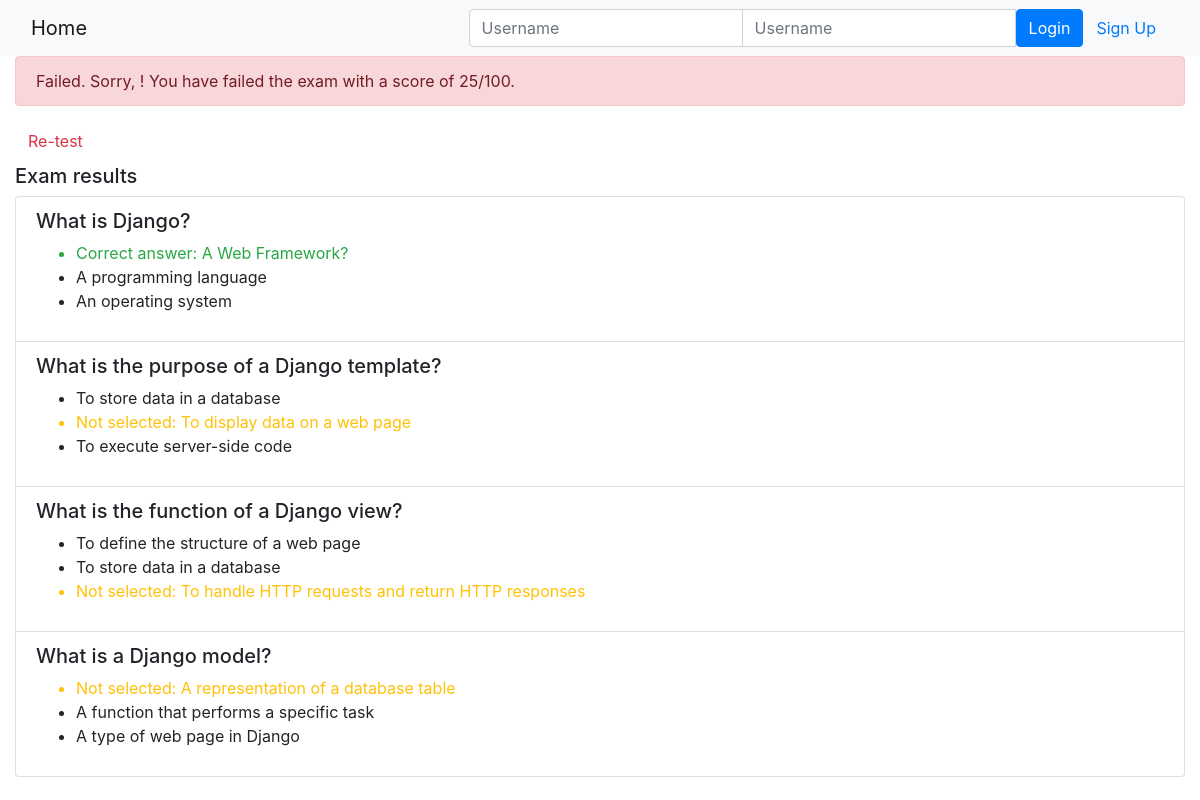
Page /onlinecourse/course/1/submission/1/result/ on the committed database.
### onlinecourse/models.py (models this page shows, shortened)
class Question(models.Model):
    question_text = models.CharField(max_length=200)
    grade = models.IntegerField(default=0)
    lesson = models.ForeignKey(Lesson, on_delete=models.CASCADE, default=1)
    def is_get_score(self, selected_ids):
        all_answers = self.choice_set.filter(is_correct=True).count()
        selected_correct = self.choice_set.filter(is_correct=True, id__in=selected_ids).count()
        if all_answers == selected_correct:
            return True
        else:
            return False

class Choice(models.Model):
    choice_text = models.TextField()
    is_correct = models.BooleanField(default=False)
    question = models.ForeignKey(Question, on_delete=models.CASCADE)

### onlinecourse/views.py (the view)
# urls.py: path('course/<int:course_id>/submission/<int:submission_id>/result/', views.show_exam_result, name='show_exam_result'),
def show_exam_result(request, course_id, submission_id):
    course = get_object_or_404(Course, pk=course_id)
    submission = get_object_or_404(Submission, pk=submission_id)
    total_score = 0
    questions = Question.objects.filter(lesson__course=course)
    selected_choices = submission.choices.all()
    for question in questions:
        if question.is_get_score(selected_choices):
            total_score += 25
    lesson = Lesson.objects.filter(course=course).first()
    context = {
        'course': course,
        'total_score': total_score,
        'selected_choices': selected_choices,
        'lesson': lesson,
        'questions': questions,
    }
    return render(request, 'onlinecourse/exam_result_bootstrap.html', context)

### onlinecourse/templates/onlinecourse/exam_result_bootstrap.html (shortened to what this page needs)
<!DOCTYPE html>
<html lang="en">
<head>
    {% load static %}
    <link rel="stylesheet" href="https://maxcdn.bootstrapcdn.com/bootstrap/4.5.2/css/bootstrap.min.css">
</head>
<body>
 <nav class="navbar navbar-light bg-light">
    <div class="container-fluid">
        <div class="navbar-header">
              <a class="navbar-brand" href="{% url 'onlinecourse:index' %}">Home</a>
        </div>
        <ul class="nav navbar-nav navbar-right">
            {% if user.is_authenticated %}
            <li>
                <a class="btn btn-link" href="#">{{ user.first_name }}({{ user.username }})</a>
                <a class="btn btn-link" href="{% url 'onlinecourse:logout' %}">Logout</a>
            </li>
            {% else %}
            <li>
                <form class="form-inline" action="{% url 'onlinecourse:login' %}" method="post">
                    <div class="input-group">
                        <input type="text" class="form-control" placeholder="Username" name="username" >
                        <input type="password" class="form-control" placeholder="Username" name="psw" >
                        <button class="btn btn-primary" type="submit">Login</button>
                        <a class="btn btn-link" href="{% url 'onlinecourse:registration' %}">Sign Up</a>
                    </div>
                </form>
            </li>
            {% endif %}
        </ul>
    </div>
</nav>
{% block content %}
<div class="container-fluid">
    {% if total_score >= lesson.pass_mark  %}
        <div class="alert alert-success">
            Congratulations, {{ request.user.username }}! You have passed the exam and completed the course with a score of {{ total_score }}/100.
        </div>
    {% else %}
        <div class="alert alert-danger">
            Failed. Sorry, {{ request.user.username }}! You have failed the exam with a score of {{ total_score }}/100.
        </div>
        <a class="btn btn-link text-danger" href="{% url 'onlinecourse:course_details' course.id %}">Re-test</a>
    {% endif %}
    <div class="card-columns-vertical mt-1">
        <h5 class="">Exam results</h5>
        <div class="list-group">
            {% for question in questions %}
                <div class="list-group-item">
                    <h5>{{ question.question_text }}</h5>
                    <ul>
                        {% for choice in question.choice_set.all %}
                            {% if choice in selected_choices %}
                                {% if choice.is_correct %}
                                    <li class="text-success">Correct answer: {{ choice.choice_text }}</li>
                                {% else %}
                                    <li class="text-danger">Incorrect answer: {{ choice.choice_text }}</li>
                                {% endif %}
                            {% else %}
                                {% if choice.is_correct %}
                                    <li class="text-warning">Not selected: {{ choice.choice_text }}</li>
                                {% else %}
                                    <li>{{ choice.choice_text }}</li>
                                {% endif %}
                            {% endif %}
                        {% endfor %}
                    </ul>
                </div>
            {% endfor %}
        </div>
    </div>
</div>
{% endblock %}
</body>
</html>

### rows in the picture
Question: question_text "What is Django?"
Choice: choice_text "A Web Framework?"
Choice: choice_text "A programming language"
Choice: choice_text "An operating system"
Question: question_text "What is the purpose of a Django template?"
Choice: choice_text "To store data in a database"
Choice: choice_text "To display data on a web page"
Choice: choice_text "To execute server-side code"
Question: question_text "What is the function of a Django view?"
Choice: choice_text "To define the structure of a web page"
Choice: choice_text "To store data in a database"
Choice: choice_text "To handle HTTP requests and return HTTP responses"
Question: question_text "What is a Django model?"
Choice: choice_text "A representation of a database table"
Choice: choice_text "A function that performs a specific task"
Choice: choice_text "A type of web page in Django"

### other values in the picture
{{ total_score }} "25"
